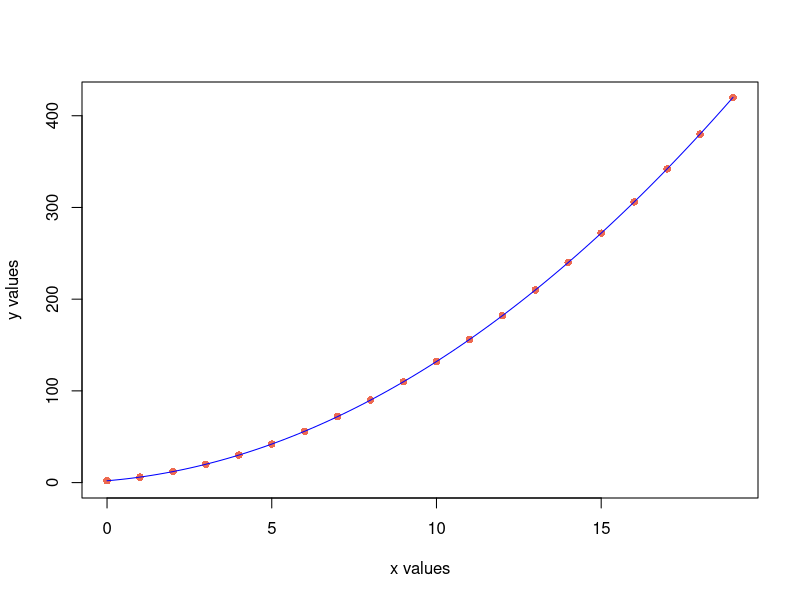

This chart was generated by the following R code:
# 1 - fonction permettant de créer un nuage de points Delta
create_delta <- function(n, a, b, c, d) {
    x_points = sort(sample(a:b, n, replace=F), decreasing=F)
    y_points = sample(c:d, n, replace=T)
    
    plot(x = 1,
         type = "n",
         xlim = c(a, b),
         ylim = c(c, d),
         pch = 16,
         xlab = "x values",
         ylab = "y values"
    )
    
    points(x=x_points, y=y_points, pch=16, col="coral2")
    
    x_y_list = list(x_points = x_points, y_points = y_points)
    
    return(x_y_list)
  }

# 2 - Fonction permettant de tracer une courbe passant par un nuage de points en utilisant la matrice de vandermonde
create_plots_vandermonde <- function(n, a, b, c, d) {

  xy_points = create_delta(n, a, b, c, d)
  x_points = xy_points$x_points
  y_points = xy_points$y_points
  
  V = matrix(rep(x_points, each = n)^(seq_len(n)-1), nrow = n, byrow=T)
  print(V)
  
  system_solve = solve(V)%*%y_points
  print(system_solve)
  
  polynomial <- function(x) {
    sum(system_solve * x^(seq_len(n)-1))
  }
  
  x_poly = seq(a, b, length.out = 100)
  y_poly = sapply(x_poly, polynomial)
  
  lines(x_poly, y_poly, col = "blue")

}

# create_plots_vandermonde(9, 0,28,0,25)
# create_plots_vandermonde(19, 0,38,0,35)
# create_plots_vandermonde(29, 0,58,0,55)
# jouer avec la valeur de n, plus n est grand, plus c'est dur de trouver une solution

# 3/4 - Fonction permettant de tracer une courbe passant par tous les points du nuage delta grâce à la matrice de Newton et ses différences divisées
create_plots_newton <- function(n, a, b, c, d) {
  
  xy_points = create_delta(n, a, b, c, d)
  x_points = xy_points$x_points
  y_points = xy_points$y_points
  
  divided_differences <- function(x, y) {
    n = length(x)
    coef = matrix(0, n, n)
    coef[,1] = y
    
    for (j in 2:n) {
      for (i in 1:(n-j+1)) {
        coef[i,j] = (coef[i+1,j-1] - coef[i,j-1]) / (x[i+j-1] - x[i])
      }
    }
    return(coef)
  }
  
  newton_matrix = divided_differences(x_points, y_points)
  print("matrice de newton")
  print(newton_matrix)
  newton_coef = newton_matrix[1,]
  print("coefficients de newton")
  print(newton_coef)
  
  newton_polynomial <- function(x, x_points, newton_coef) {
    n = length(newton_coef)
    p = newton_coef[n]
    for (k in (n-1):1) {
      p = newton_coef[k] + (x - x_points[k]) * p
    }
    return(p)
  }
  
  x_poly = seq(a, b, length.out = 100)
  y_poly = sapply(x_poly, function(x) newton_polynomial(x, x_points, newton_coef))
  
  lines(x_poly, y_poly, col = "blue")
  
}

# create_plots_newton(9, 0,28,0,25)
# create_plots_newton(19, 0,38,0,45)
# create_plots_newton(29, 0,58,0,57)
# fonctionne tout le temps, car on a f(x_i) = y_i pour chaque points d'apres l'interpolation de newton
# mais par contre la forme de la courbe est absurde, passe par tous les points mais ne permet pas de prévoir une tendance

# 5 - Application des fonctions précédentes sur un nuage de points prédéfinit

x_points_defined_10 = c(0,1,2,3,4,5,6,7,8,9)
y_points_defined_10 = c(2,6,12,20,30,42,56,72,90,110)

x_points_defined_15 = c(0,1, 2, 3, 4, 5, 6, 7, 8,  9, 10, 11, 12, 13, 14)
y_points_defined_15 = c(2,6,12,20,30,42,56,72,90,110,132,156,182,210,240)

x_points_defined_20 = c(0,1, 2, 3, 4, 5, 6, 7, 8,  9, 10, 11, 12, 13, 14, 15, 16, 17, 18, 19)
y_points_defined_20 = c(2,6,12,20,30,42,56,72,90,110,132,156,182,210,240,272,306,342,380,420)

plot(x = 1,
     type = "n",
     xlim = c(0, 19),
     ylim = c(0, 420),
     pch = 16,
     xlab = "x values",
     ylab = "y values"
)

vandermonde_10 <- function(x_points_defined_10, y_points_defined_10, n=10){
  points(x=x_points_defined_10, y=y_points_defined_10, pch=16, col="coral2")
  V = matrix(rep(x_points_defined_10, each = n)^(seq_len(n)-1), nrow = n, byrow=T)
  print(V)
  
  system_solve = solve(V)%*%y_points_defined_10
  print(system_solve)
  
  polynomial <- function(x) {
    sum(system_solve * x^(seq_len(n)-1))
  }
  
  x_poly = seq(0, 9, length.out = 100)
  y_poly = sapply(x_poly, polynomial)
  
  lines(x_poly, y_poly, col = "blue")
}
newton_10 <- function(x_points_defined_10, y_points_defined_10, n=10){
  points(x=x_points_defined_10, y=y_points_defined_10, pch=16, col="coral2")
  divided_differences <- function(x, y) {
    n = length(x)
    coef = matrix(0, n, n)
    coef[,1] = y
    
    for (j in 2:n) {
      for (i in 1:(n-j+1)) {
        coef[i,j] = (coef[i+1,j-1] - coef[i,j-1]) / (x[i+j-1] - x[i])
      }
    }
    return(coef)
  }
  
  newton_matrix = divided_differences(x_points_defined_10, y_points_defined_10)
  print("matrice de newton")
  print(newton_matrix)
  newton_coef = newton_matrix[1,]
  print("coefficients de newton")
  print(newton_coef)
  
  newton_polynomial <- function(x, x_points_defined_10, newton_coef) {
    n = length(newton_coef)
    p = newton_coef[n]
    for (k in (n-1):1) {
      p = newton_coef[k] + (x - x_points_defined_10[k]) * p
    }
    return(p)
  }
  
  x_poly = seq(0, 9, length.out = 100)
  y_poly = sapply(x_poly, function(x) newton_polynomial(x, x_points_defined_10, newton_coef))
  
  lines(x_poly, y_poly, col = "blue")
}

vandermonde_15 <- function(x_points_defined_15, y_points_defined_15, n=15){
  points(x=x_points_defined_15, y=y_points_defined_15, pch=16, col="coral2")
  V = matrix(rep(x_points_defined_15, each = n)^(seq_len(n)-1), nrow = n, byrow=T)
  print(V)
  
  system_solve = solve(V)%*%y_points_defined_15
  print(system_solve)
  
  polynomial <- function(x) {
    sum(system_solve * x^(seq_len(n)-1))
  }
  
  x_poly = seq(0, 14, length.out = 100)
  y_poly = sapply(x_poly, polynomial)
  
  lines(x_poly, y_poly, col = "blue")
  
}
newton_15 <- function(x_points_defined_15, y_points_defined_15, n=15){
  points(x=x_points_defined_15, y=y_points_defined_15, pch=16, col="coral2")
  divided_differences <- function(x, y) {
    n = length(x)
    coef = matrix(0, n, n)
    coef[,1] = y
    
    for (j in 2:n) {
      for (i in 1:(n-j+1)) {
        coef[i,j] = (coef[i+1,j-1] - coef[i,j-1]) / (x[i+j-1] - x[i])
      }
    }
    return(coef)
  }
  
  newton_matrix = divided_differences(x_points_defined_15, y_points_defined_15)
  print("matrice de newton")
  print(newton_matrix)
  newton_coef = newton_matrix[1,]
  print("coefficients de newton")
  print(newton_coef)
  
  newton_polynomial <- function(x, x_points_defined_15, newton_coef) {
    n = length(newton_coef)
    p = newton_coef[n]
    for (k in (n-1):1) {
      p = newton_coef[k] + (x - x_points_defined_15[k]) * p
    }
    return(p)
  }
  
  x_poly = seq(0, 14, length.out = 100)
  y_poly = sapply(x_poly, function(x) newton_polynomial(x, x_points_defined_15, newton_coef))
  
  lines(x_poly, y_poly, col = "blue")
}

vandermonde_20 <- function(x_points_defined_20, y_points_defined_20, n=20){
  points(x=x_points_defined_20, y=y_points_defined_20, pch=16, col="coral2")
  V = matrix(rep(x_points_defined_20, each = n)^(seq_len(n)-1), nrow = n, byrow=T)
  print(V)
  
  system_solve = solve(V)%*%y_points_defined_20
  print(system_solve)
  
  polynomial <- function(x) {
    sum(system_solve * x^(seq_len(n)-1))
  }
  
  x_poly = seq(0, 19, length.out = 100)
  y_poly = sapply(x_poly, polynomial)
  
  lines(x_poly, y_poly, col = "blue")
  
}
newton_20 <- function(x_points_defined_20, y_points_defined_20, n=20){
  points(x=x_points_defined_20, y=y_points_defined_20, pch=16, col="coral2")
  divided_differences <- function(x, y) {
    n = length(x)
    coef = matrix(0, n, n)
    coef[,1] = y
    
    for (j in 2:n) {
      for (i in 1:(n-j+1)) {
        coef[i,j] = (coef[i+1,j-1] - coef[i,j-1]) / (x[i+j-1] - x[i])
      }
    }
    return(coef)
  }
  
  newton_matrix = divided_differences(x_points_defined_20, y_points_defined_20)
  print("matrice de newton")
  print(newton_matrix)
  newton_coef = newton_matrix[1,]
  print("coefficients de newton")
  print(newton_coef)
  
  newton_polynomial <- function(x, x_points_defined_20, newton_coef) {
    n = length(newton_coef)
    p = newton_coef[n]
    for (k in (n-1):1) {
      p = newton_coef[k] + (x - x_points_defined_20[k]) * p
    }
    return(p)
  }
  
  x_poly = seq(0, 19, length.out = 100)
  y_poly = sapply(x_poly, function(x) newton_polynomial(x, x_points_defined_20, newton_coef))
  
  lines(x_poly, y_poly, col = "blue")
}

#vandermonde_10(x_points_defined_10,y_points_defined_10)
#newton_10(x_points_defined_10,y_points_defined_10)

#vandermonde_15(x_points_defined_15,y_points_defined_15)
#newton_15(x_points_defined_15,y_points_defined_15)

#vandermonde_20(x_points_defined_20,y_points_defined_20)
newton_20(x_points_defined_20,y_points_defined_20)